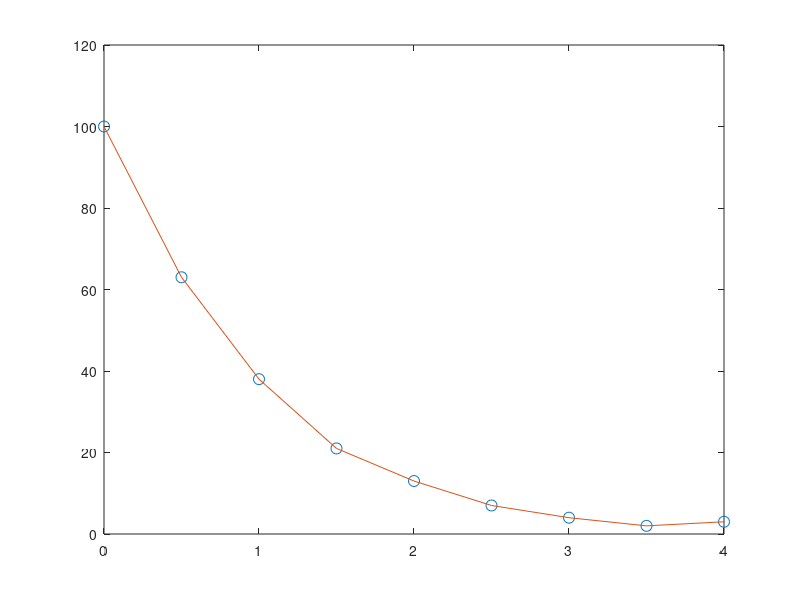

Write MATLAB code to recreate this figure.
Time = 0:0.5:4;
V = [100, 63, 38, 21, 13, 7, 4, 2, 3];

disp("n=8")
p = polyfit(Time, V, 8);
Time_fit = linspace(0, 4);
V_fit = polyval(p, Time_fit);

figure;
plot(Time, V, 'o', 'MarkerSize', 8);
hold on;
plot(Time, V); 
hold off;
ylim([0 120]);
